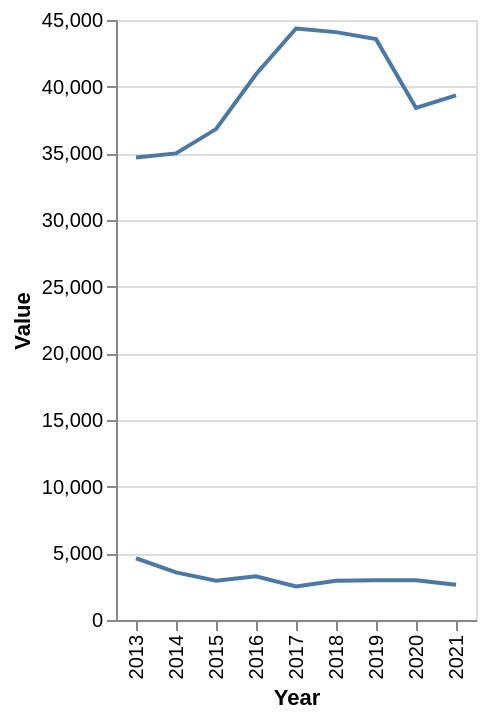

The notebook cell this image was saved under:
### Markdown cell above
columns to plot

['Incidence of tuberculosis (per 100 000 population per year)','Incidence of tuberculosis (per 100 000 population) (HIV-positive cases)']

['Number of incident tuberculosis cases','Number of incident tuberculosis cases,  (HIV-positive cases)']

['Tuberculosis effective treatment coverage (%)',
'Treatment success rate: new TB cases',
'Treatment success rate: previously treated TB cases',
'Treatment success rate: HIV-positive TB cases',
'Treatment success rate for patients treated for MDR-TB (%)',
'Treatment success rate for new pulmonary smear-negative and extrapulmonary tuberculosis cases',
'Treatment success rate: XDR-TB cases',
'Tuberculosis treatment coverage',]

['Tuberculosis - new and relapse cases',
'New or unknown treatment history cases: Pulmonary, bacteriologically confirmed',
'New cases: Pulmonary, smear-positive',
'New or unknown treatment history cases: Pulmonary, clinically diagnosed',
'New cases: extrapulmonary',
'Relapse cases: Pulmonary, bacteriologically confirmed',
'Relapse cases: Pulmonary, clinically diagnosed',
'Relapse cases: extrapulmonary']

['Confirmed cases of MDR-TB',
'Confirmed cases of MDR-TB started treatment for MDR-TB (%)',
'Confirmed cases of RR-/MDR-TB',
'Cases started on MDR-TB treatment',      
'Estimated MDR-TB cases among notified pulmonary TB cases'] 

['Laboratories providing drug susceptibility testing (DST) (per 5 million population)',
'Laboratories providing tuberculosis diagnostic services using culture (per 5 million population)',
'Laboratories providing tuberculosis diagnostic services using sputum smear microscopy (per 100 000 population)']

### Code cell
alt.Chart(kenyatb_indicators).mark_line().encode(
    x='Year:O', 
    y='Value:Q').transform_filter(alt.datum.Indicator == 'New or unknown treatment history cases: Pulmonary, bacteriologically confirmed') + alt.Chart(kenyatb_indicators).mark_line().encode(
x='Year:O', y='Value:Q').transform_filter(alt.datum.Indicator == 'Relapse cases: Pulmonary, bacteriologically confirmed')

### Figure 1 — Vega-Lite specification as saved in the notebook (floating-point values rounded to 4 significant figures; data arrays with more than 128 entries replaced by an {"elided": "..."} marker saying what was removed)
{"config": {"view": {"continuousWidth": 300, "continuousHeight": 300}}, "layer": [{"mark": {"type": "line"}, "encoding": {"x": {"field": "Year", "type": "ordinal"}, "y": {"field": "Value", "type": "quantitative"}}, "transform": [{"filter": "(datum.Indicator === 'New or unknown treatment history cases: Pulmonary, bacteriologically confirmed')"}]}, {"mark": {"type": "line"}, "encoding": {"x": {"field": "Year", "type": "ordinal"}, "y": {"field": "Value", "type": "quantitative"}}, "transform": [{"filter": "(datum.Indicator === 'Relapse cases: Pulmonary, bacteriologically confirmed')"}]}], "data": {"name": "data-5557915730b66ab4332b4f120379ed50"}, "$schema": "https://vega.github.io/schema/vega-lite/v6.4.1.json", "datasets": {"data-5557915730b66ab4332b4f120379ed50": {"elided": "766 records"}}}
